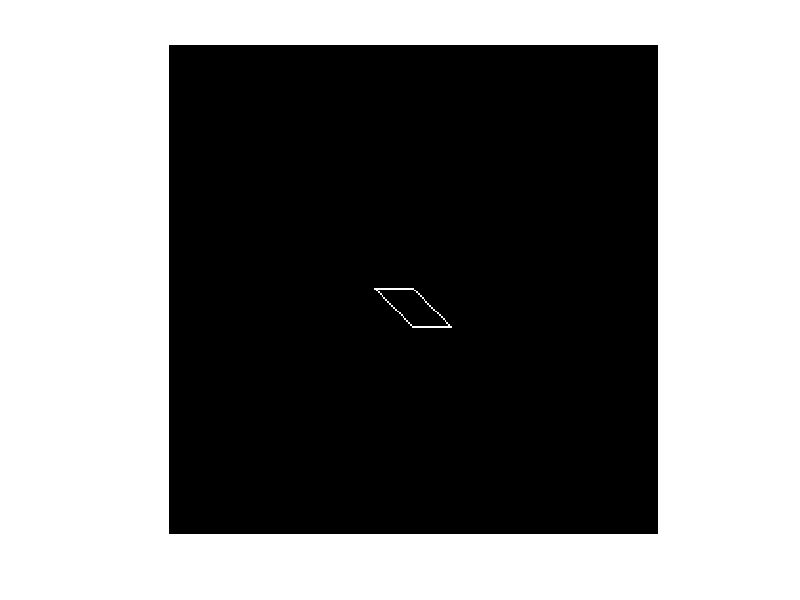
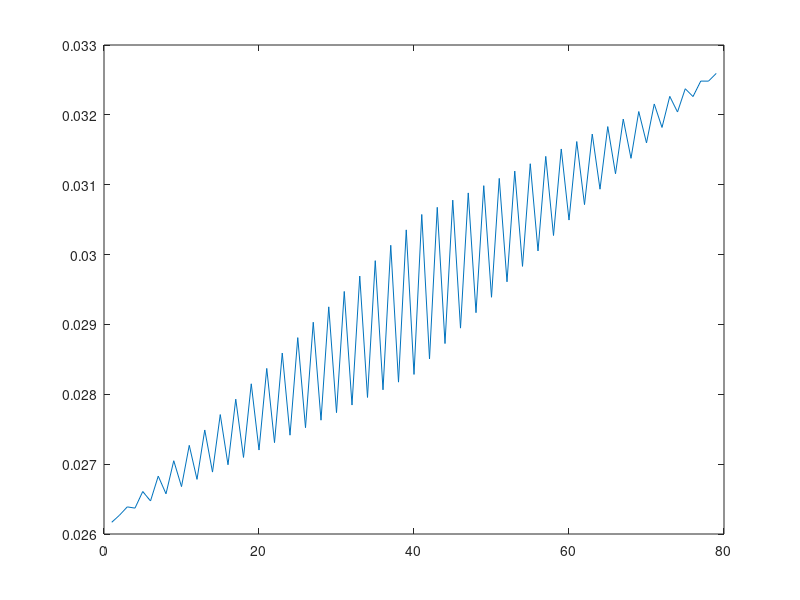
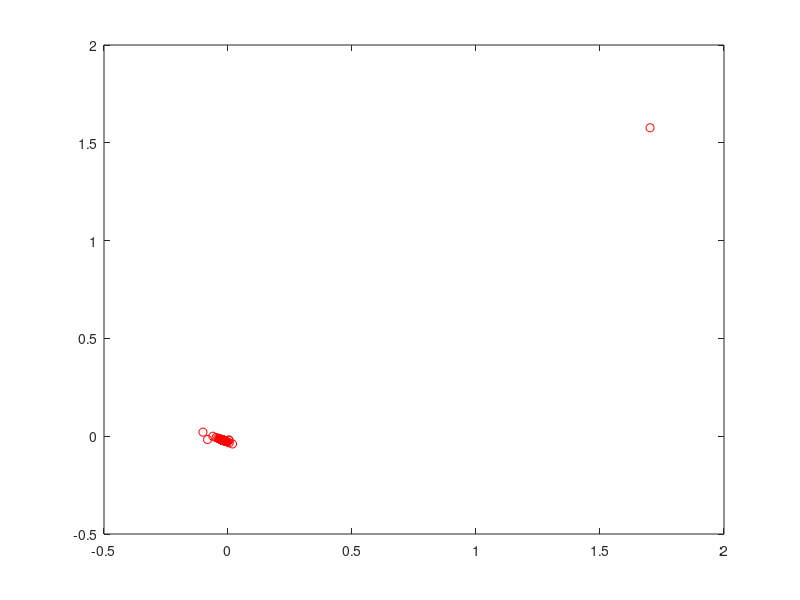

MATLAB code for these plots, in order:



%%
close all; clear all; fclose all;
data = zeros(256,256);


%draw a parallelogram
for ii = 128:148
   data(ii,ii) =1; 

   data(ii,ii-20) =1;
   
   data(128,ii-20) =1;
   data(148,ii)=1;

   
end
figure, imshow(data);colormap(gca,gray); 

index = find(data == 1);

%%
%s(k) is every point

[I,J] = ind2sub([256, 256],index);


for ii =1:length(index)
    s(ii) = I(ii) + 1i * J(ii);
    
end


%% DFT

K = length(index); %u value for a(u)

for uu = 1:K-1
  ktotal =0;
   for kk = 1:K-1
       kpart = s(uu) * exp(-1i * 2* pi * uu *kk/K);
      ktotal = ktotal + kpart;  
       
   end
    a(uu) = (1/K) * kpart;
end
%example plot
b = abs(a)/K;
figure, plot(b);

%% Inverse back to s(k)

for kk = 1:K-1
    a_total = 0;
    for uu = 1:length(a)
        acalc=a(uu) * exp(1i*2*pi*uu*kk/K) ;
        a_total = a_total +acalc; 
    end
    ss(kk) = (1/K) *a_total;
    
end
xval = real(ss);
yval = imag(ss);

figure, plot(xval,yval,'ro');
%